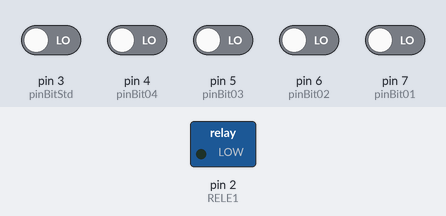
A sketch run on a simulated Arduino Uno, built with avr-gcc and run on an emulated ATmega328P. Parts: switched loads named in the sketch (green lamp = pin HIGH). Dashed ring = blinking. The inputs (shaded band) are chosen by the test bench; at power-on: pin 3 (pinBitStd), pin 4 (pinBit04), pin 5 (pinBit03), pin 6 (pinBit02), pin 7 (pinBit01) LOW. What the sketch prints to the serial monitor is not drawn.

Above: at 1.2 s.
1.3 s: pin 3 (pinBitStd) driven HIGH
3.3 s: pin 7 (pinBit01) driven HIGH
At 3.7 s:
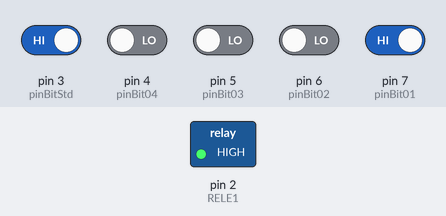
6.3 s: pin 7 (pinBit01) driven LOW
At 7.4 s:
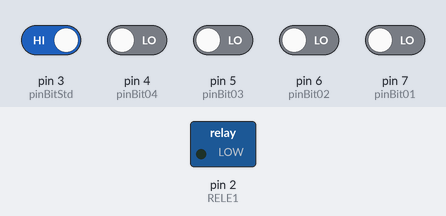
7.8 s: pin 4 (pinBit04) driven HIGH and pin 5 (pinBit03) driven HIGH
Timing chart, 0 to 10.8 s (numbered marks = the images above; inputs shaded):
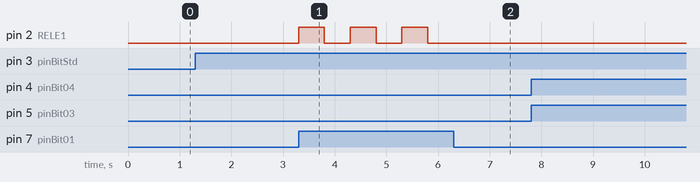

The sketch:

DTMF.ino
```cpp
#define RELE1 2 // Conectado ao fio branco do módulo Relé(Figura4)

#define pinBit01  7 // Q0
#define pinBit02  6 // Q1
#define pinBit03  5 // Q2
#define pinBit04  4 // Q3
#define pinBitStd 3 // STD

int tecla = 0;      // Variavel que vai receber o valor convertido das portas BITS em numeros

int bit01 = 0;   // Variaves que receberão "1" (HIGH) ou "0" (LOW)
int bit02 = 0;
int bit03 = 0;
int bit04 = 0;
int bitStd= 0;

int RELE1_STATE = LOW; // Estado do Relé LOW (Desligado)

void setup() {
  Serial.begin(9600); // Iniciamos a Serial com 9600
  pinMode(RELE1, OUTPUT); // Definimos o pino do Relé como Saída
  Serial.println("Aguardando tecla de comando..."); // Exibimos a mensagem no terminal...
}

void loop(){

  bitStd = digitalRead(pinBitStd); //Lê o estado do pino STD e armazena em 'bitStd'

  if (bitStd == HIGH) {//Se estiver em nível alto fará as leituras
                       //dos bits dos pinos Q3, Q2, Q1 e Q0

    bit01 = digitalRead(pinBit01);
    bit02 = digitalRead(pinBit02);
    bit03 = digitalRead(pinBit03);
    bit04 = digitalRead(pinBit04);

    tecla = (bit04 * 8) + (bit03 * 4) + (bit02 * 2) + (bit01 * 1);//Conversão binária para
                                                                  //decimal (ver Vídeo1)

    Serial.print("Recebido: "); // Exibe a mensagem

    switch (tecla){ // Seleciona a tecla pressionada

    case 1: // Tecla 1
      Serial.println("1");
      /* COMANDO PARA RELE1 */
      RELE1_STATE = !RELE1_STATE; // Guarda o estado INVERTIDO do Relé.
      break;

    case 2: // Tecla 2
      Serial.println("2");
      break;

    case 3: // Tecla 3
      Serial.println("3");
      break;

    case 4: // Tecla 4
      Serial.println("4");
      break;

    case 5: // Tecla 5
      Serial.println("5");
      break;

    case 6: // Tecla 6
      Serial.println("6");
      break;

    case 7: // Tecla 7
      Serial.println("7");
      break;

    case 8: // Tecla 8
      Serial.println("8");
      break;

    case 9: // Tecla 9
      Serial.println("9");
      break;

    case 10: // Tecla 0
      Serial.println("0");
      break;

    case 11: // Tecla *
      Serial.println("*");
      break;

    case 12: // Tecla #
      Serial.println("#");
      break;
    }

    digitalWrite(RELE1, RELE1_STATE);//Liga ou desliga o Relé1 conforme o estado (HIGH/ LOW)

    // Zeram-se todas as variáveis
    tecla = 0;
    bit01 = 0;
    bit02 = 0;
    bit03 = 0;
    bit04 = 0;
    bitStd= 0;
    delay (500); // Aguarda 500 milissegundos
  } // Sai do switch
} // Volta pro loop...
```

Measured:
- after the input at 1.3 s, every drawn part: stays the same
- after the input at 3.3 s, pin 2 (RELE1): alternates HIGH for 0.50 s and LOW for 0.50 s, starting at once
- after the input at 6.3 s, pin 2 (RELE1): stays LOW (without the input it goes to HIGH after 0.00 s)
- after the input at 7.8 s, every drawn part: stays the same
